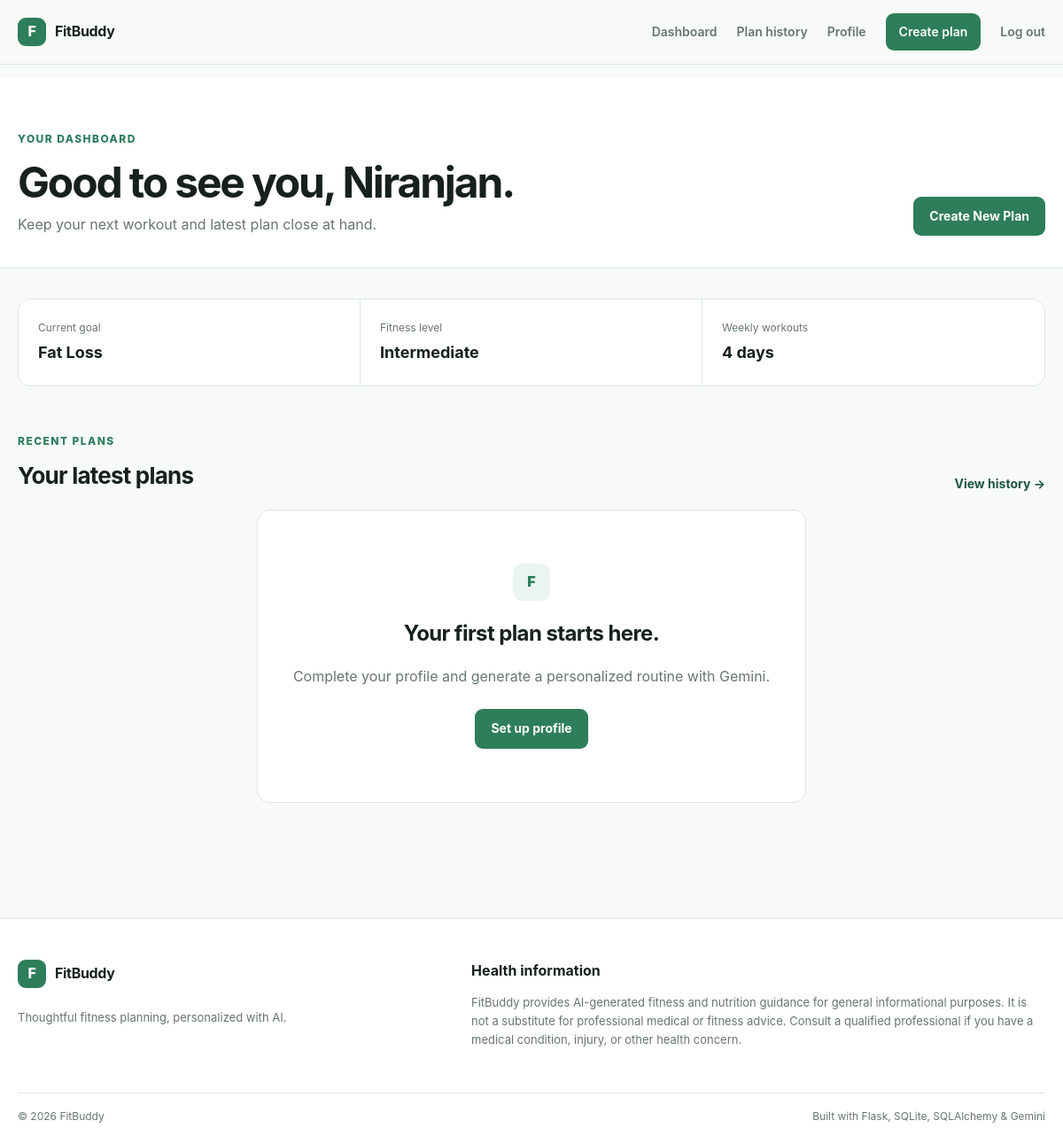
The app's page /dashboard (signed in) with its own data.
### database/models.py (models this page shows)
class User(db.Model):
    __tablename__ = "users"
    id = db.Column(db.Integer, primary_key=True)
    name = db.Column(db.String(100), nullable=False)
    email = db.Column(db.String(255), unique=True, nullable=False, index=True)
    password_hash = db.Column(db.String(255), nullable=False)
    created_at = db.Column(db.DateTime(timezone=True), default=utcnow, nullable=False)
    fitness_profile = db.relationship(
        "FitnessProfile",
        back_populates="user",
        uselist=False,
        cascade="all, delete-orphan",
    )
    plans = db.relationship(
        "FitnessPlan",
        back_populates="user",
        cascade="all, delete-orphan",
        order_by="desc(FitnessPlan.created_at)",
    )
    progress_entries = db.relationship(
        "Progress",
        back_populates="user",
        cascade="all, delete-orphan",
    )

class FitnessProfile(db.Model):
    __tablename__ = "fitness_profiles"
    id = db.Column(db.Integer, primary_key=True)
    user_id = db.Column(
        db.Integer, db.ForeignKey("users.id"), unique=True, nullable=False
    )
    name = db.Column(db.String(100), nullable=False)
    age = db.Column(db.Integer, nullable=False)
    gender = db.Column(db.String(40), nullable=False)
    height_cm = db.Column(db.Float, nullable=False)
    weight_kg = db.Column(db.Float, nullable=False)
    fitness_level = db.Column(db.String(40), nullable=False)
    primary_goal = db.Column(db.String(80), nullable=False)
    activity_level = db.Column(db.String(60), nullable=False)
    workout_days = db.Column(db.Integer, nullable=False)
    session_duration = db.Column(db.Integer, nullable=False)
    workout_location = db.Column(db.String(80), nullable=False)
    equipment = db.Column(db.String(500), nullable=False, default="")
    diet_preference = db.Column(db.String(80), nullable=False)
    additional_notes = db.Column(db.Text, nullable=True, default="")
    updated_at = db.Column(db.DateTime(timezone=True), default=utcnow, onupdate=utcnow)
    user = db.relationship("User", back_populates="fitness_profile")

### routes/main.py (the view)
@main_bp.get("/dashboard")
def dashboard():
    if "user_id" not in __import__("flask").session:
        return redirect(url_for("auth.login"))
    user_id = __import__("flask").session["user_id"]
    from database.models import User
    user = db.session.get(User, user_id)
    if not user:
        return redirect(url_for("auth.logout"))
    plans = (
        FitnessPlan.query.filter_by(user_id=user.id)
        .order_by(FitnessPlan.created_at.desc())
        .limit(5)
        .all()
    )
    return render_template(
        "dashboard.html",
        page_title="Dashboard",
        user=user,
        plans=plans,
        current_year=datetime.now(timezone.utc).year,
    )

### templates/dashboard.html (shortened to what this page needs)
{% extends "base.html" %}
{% block content %}
<section class="page-header">
    <div class="container page-header-inner">
        <div>
            <span class="eyebrow">Your dashboard</span>
            <h1>Good to see you, {{ user.name.split(' ')[0] }}.</h1>
            <p>Keep your next workout and latest plan close at hand.</p>
        </div>
        <a class="button button-primary" href="{{ url_for('fitness.create_plan') }}">Create New Plan</a>
    </div>
</section>
<section class="container dashboard-content">
    {% if user.fitness_profile %}
        <div class="summary-strip">
            <div>
                <span>Current goal</span>
                <strong>{{ user.fitness_profile.primary_goal|title }}</strong>
            </div>
            <div>
                <span>Fitness level</span>
                <strong>{{ user.fitness_profile.fitness_level|title }}</strong>
            </div>
            <div>
                <span>Weekly workouts</span>
                <strong>{{ user.fitness_profile.workout_days }} days</strong>
            </div>
        </div>
    {% endif %}
    <div class="content-heading">
        <div>
            <span class="eyebrow">Recent plans</span>
            <h2>Your latest plans</h2>
        </div>
        <a class="text-link" href="{{ url_for('fitness.history') }}">View history →</a>
    </div>
    {% if plans %}
        <div class="plan-list">
            {% for plan in plans %}
                <a class="plan-list-item" href="{{ url_for('fitness.view_plan', plan_id=plan.id) }}">
                    <div>
                        <span class="mini-label">{{ plan.goal|title }} · {{ plan.duration }}</span>
                        <h3>{{ plan.title }}</h3>
                    </div>
                    <div class="plan-date">{{ plan.created_at.strftime('%d %b %Y') }}</div>
                </a>
            {% endfor %}
        </div>
    {% else %}
        <div class="empty-state">
            <span class="empty-icon">F</span>
            <h2>Your first plan starts here.</h2>
            <p>Complete your profile and generate a personalized routine with Gemini.</p>
            <a class="button button-primary" href="{{ url_for('fitness.profile') }}">Set up profile</a>
        </div>
    {% endif %}
</section>
{% endblock %}

### static/css/style.css (style rules this page uses)
:root { --primary-green: #2E7D5B; --dark-green: #205640; --soft-green: #EAF5EF; --light-blue: #EEF6FA; --background: #F7FAF8; --text: #17211B; --muted: #68756E; --border: #DCE7E1; --white: #FFFFFF; --danger: #A33F3F; --warning: #805B22; --max-width: 1160px; --radius: 14px; --radius-small: 10px; }
* { box-sizing: border-box; }
html { scroll-behavior: smooth; }
body { margin: 0; color: var(--text); background: var(--background); font-family: Inter, ui-sans-serif, system-ui, -apple-system, BlinkMacSystemFont, "Segoe UI", sans-serif; font-size: 16px; line-height: 1.6; }
a { color: var(--dark-green); text-decoration: none; }
.container { width: min(calc(100% - 40px), var(--max-width)); margin-inline: auto; }
.eyebrow { color: var(--primary-green); font-size: 12px; font-weight: 800; letter-spacing: 0.12em; text-transform: uppercase; }
.hero h1, .page-header h1, .auth-card h1 { margin: 12px 0 18px; font-size: clamp(38px, 5vw, 64px); line-height: 1.04; letter-spacing: -0.045em; }
.button { min-height: 44px; border: 1px solid transparent; border-radius: 9px; padding: 10px 17px; display: inline-flex; align-items: center; justify-content: center; gap: 8px; font-weight: 750; font-size: 14px; transition: transform 160ms ease, background 160ms ease, border-color 160ms ease; }
.button-primary { color: var(--white); background: var(--primary-green); }
.page-header { padding: 56px 0 36px; border-bottom: 1px solid var(--border); background: var(--white); }
.page-header h1 { font-size: clamp(34px, 4vw, 48px); margin-bottom: 10px; }
.page-header p { margin: 0; color: var(--muted); }
.page-header-inner { display: flex; justify-content: space-between; gap: 32px; align-items: end; }
.page-header-inner > .button { flex: 0 0 auto; }
.empty-state { max-width: 620px; margin: 0 auto; text-align: center; padding: 60px 30px; border: 1px solid var(--border); border-radius: var(--radius); background: var(--white); }
.empty-icon { width: 42px; height: 42px; display: grid; place-items: center; margin: 0 auto 18px; background: var(--soft-green); color: var(--primary-green); border-radius: 10px; font-weight: 900; }
.empty-state h2, .empty-state h1 { margin: 10px 0; letter-spacing: -0.025em; }
.empty-state p { color: var(--muted); margin-bottom: 24px; }
.text-link { font-size: 14px; font-weight: 750; }

### static/css/dashboard.css (style rules this page uses)
.dashboard-content { padding-top: 34px; padding-bottom: 70px; }
.summary-strip { display: grid; grid-template-columns: repeat(3, 1fr); border: 1px solid var(--border); border-radius: var(--radius); background: var(--white); overflow: hidden; }
.summary-strip > div { padding: 22px; border-right: 1px solid var(--border); }
.summary-strip > div:last-child { border-right: 0; }
.summary-strip span { display: block; color: var(--muted); font-size: 12px; margin-bottom: 5px; }
.summary-strip strong { font-size: 18px; }
.content-heading { display: flex; justify-content: space-between; gap: 20px; align-items: end; margin: 48px 0 18px; }
.content-heading h2 { margin: 6px 0 0; font-size: 26px; letter-spacing: -0.03em; }

### records on screen
User: name "Niranjan"
FitnessProfile: fitness_profile.primary_goal "Fat Loss", fitness_profile.fitness_level "Intermediate", fitness_profile.workout_days "4"
